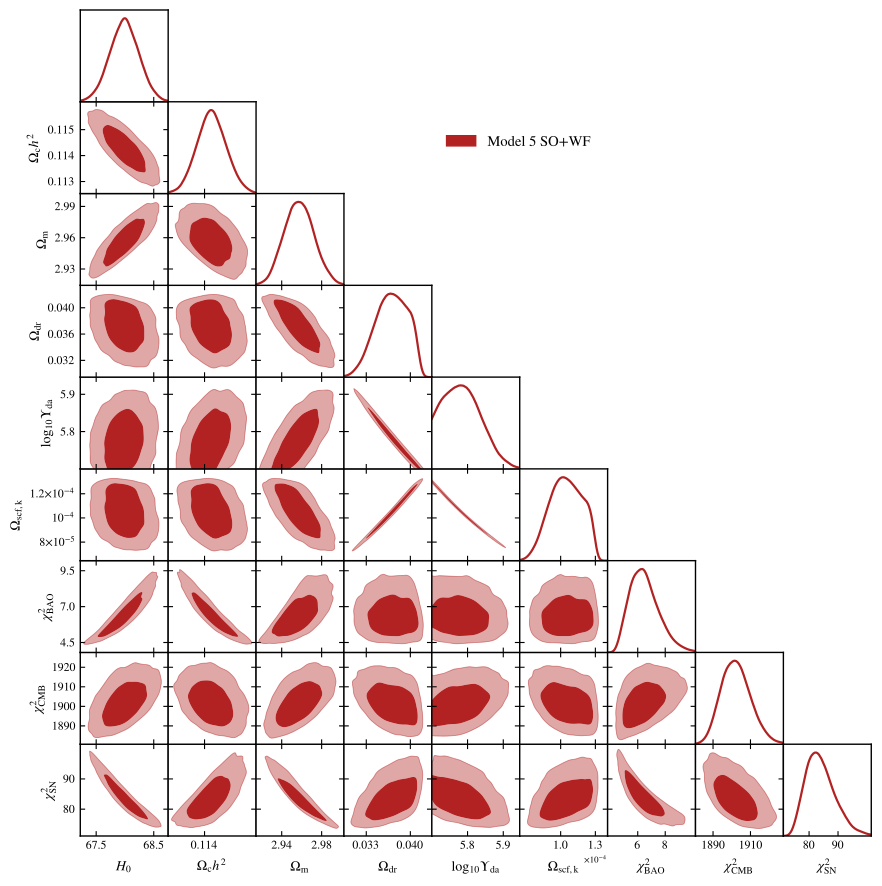

Write Python code to recreate this figure.
import getdist.plots as gplot
from getdist import MCSamples
from getdist import loadMCSamples
import os
import matplotlib
import subprocess
import matplotlib.pyplot as plt
import numpy as np

# GENERAL PLOT OPTIONS
matplotlib.rcParams['mathtext.fontset'] = 'stix'
matplotlib.rcParams['font.family'] = 'STIXGeneral'
matplotlib.rcParams['mathtext.rm'] = 'Bitstream Vera Sans'
matplotlib.rcParams['mathtext.it'] = 'Bitstream Vera Sans:italic'
matplotlib.rcParams['mathtext.bf'] = 'Bitstream Vera Sans:bold'
matplotlib.rcParams['xtick.bottom'] = True
matplotlib.rcParams['xtick.top'] = False
matplotlib.rcParams['ytick.right'] = False
matplotlib.rcParams['axes.edgecolor'] = 'black'
matplotlib.rcParams['axes.linewidth'] = '1.0'
matplotlib.rcParams['axes.labelsize'] = 'medium'
matplotlib.rcParams['axes.grid'] = True
matplotlib.rcParams['grid.linewidth'] = '0.0'
matplotlib.rcParams['grid.alpha'] = '0.18'
matplotlib.rcParams['grid.color'] = 'lightgray'
matplotlib.rcParams['legend.labelspacing'] = 0.77
matplotlib.rcParams['savefig.bbox'] = 'tight'
matplotlib.rcParams['savefig.format'] = 'pdf'

parameter = [u'H0',u'omegach2',u'Omega_m',u'Omega0_da_dr',u'scf_friction', u'Omega0_scf_ke',
u'chi2bao',u'chi2CMB', u'chi2sn']
chaindir=r'.'

root_chains = ('EXAMPLE_MCMC5','EXAMPLE_MCMC20')

#The previous run had 'scf_friction' : 5.7 (Omega_dr_max = 0.044) - 8. 7 (Omega_dr_min = 0.0008)
or_min = 0.0008
or_max = 0.044 

analysissettings={'smooth_scale_1D':0.15,'smooth_scale_2D':0.15,
'ignore_rows': u'0.5', 'range_confidence' : u'0.015'}

analysissettings2={'smooth_scale_1D':0.25,'smooth_scale_2D':0.25,
'ignore_rows': u'0.0', 'range_confidence' : u'0.015'}

samples=loadMCSamples('./' + root_chains[1], settings=analysissettings)
samples.deleteZeros()
samples.ranges.setRange('Omega0_da_dr', [or_min, or_max])
samples.thin(factor = int(len(samples.weights)/20000))
p = samples.getParams()
samples.saveAsText('.VM_P4V5_TMP2')
samples=loadMCSamples('./' + '.VM_P4V5_TMP2',settings=analysissettings2)
samples.addDerived(p.chi2__planck_2018_lowl.TT + 
  p.chi2__planck_2018_lowl.EE + p.chi2__mflike.MFLike, 
  name='chi2CMB',label='{\\chi^2_{\\mathrm{CMB}}}')
samples.addDerived(p.chi2__sn.roman_o, name='chi2sn',label='{\\chi^2_{\\mathrm{SN}}}')
samples.addDerived(p.chi2__bao.sdss_dr12_consensus_bao + p.chi2__bao.sdss_dr7_mgs, 
  name='chi2bao',label='{\\chi^2_{\\mathrm{BAO}}}')
samples.saveAsText('.VM_P4V5_TMP2')


#GET DIST PLOT SETUP
g=gplot.getSubplotPlotter(chain_dir=chaindir, analysis_settings=analysissettings2,width_inch=9.0)
g.settings.lw_contour = 1.2
g.settings.legend_rect_border = False
g.settings.figure_legend_frame = False
g.settings.axes_fontsize = 13.5
g.settings.legend_fontsize = 15.5
g.settings.alpha_filled_add = 0.7
g.settings.lab_fontsize=15
g.legend_labels=False

param_3d = None
g.triangle_plot(['.VM_P4V5_TMP2'],parameter,
plot_3d_with_param=param_3d,line_args=[
{'lw': 1.6,'ls': 'solid', 'color':'firebrick'},],
contour_colors=['firebrick'],
filled=True,shaded=False,
legend_labels=['Model 5 SO+WF'],legend_loc=(0.5,0.825),
imax_shaded=0)
g.export()
